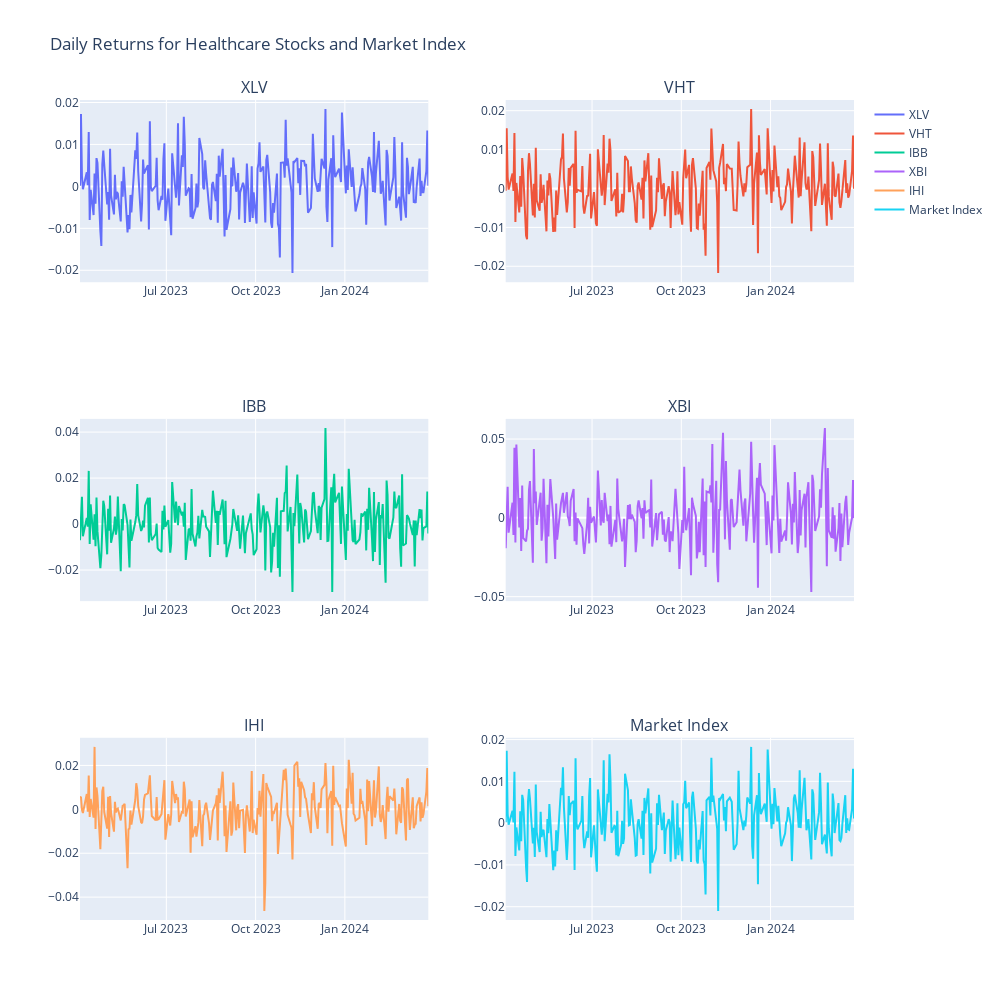

The code cell stored with this chart in its notebook:
### Code cell
# we can now plot the daily returns for all the stocks in sub plots
fig = make_subplots(rows=3, cols=2, subplot_titles=("XLV", "VHT", "IBB", "XBI", "IHI", "Market Index"))

fig.add_scatter(x=xlv_data.index, y=xlv_daily_returns, mode='lines', name='XLV', row=1, col=1)
fig.add_scatter(x=vht_data.index, y=vht_daily_returns, mode='lines', name='VHT', row=1, col=2)
fig.add_scatter(x=ibb_data.index, y=ibb_daily_returns, mode='lines', name='IBB', row=2, col=1)
fig.add_scatter(x=xbi_data.index, y=xbi_daily_returns, mode='lines', name='XBI', row=2, col=2)
fig.add_scatter(x=ihi_data.index, y=ihi_daily_returns, mode='lines', name='IHI', row=3, col=1)

fig.add_scatter(x=market_index_data.index, y=market_index_daily_returns, mode='lines', name='Market Index', row=3, col=2)

fig.update_layout(title_text="Daily Returns for Healthcare Stocks and Market Index", height=1000, width=1000)
fig.show()

### Figure 1 — Plotly figure (JSON) as saved in the notebook; plotly's stock layout.template omitted (floating-point values rounded to 4 significant figures; data arrays with more than 128 entries replaced by an {"elided": "..."} marker saying what was removed)
{"data": [{"mode": "lines", "name": "XLV", "type": "scatter", "x": {"elided": "249 str values"}, "xaxis": "x", "y": {"elided": "248 float values"}, "yaxis": "y"}, {"mode": "lines", "name": "VHT", "type": "scatter", "x": {"elided": "249 str values"}, "xaxis": "x2", "y": {"elided": "248 float values"}, "yaxis": "y2"}, {"mode": "lines", "name": "IBB", "type": "scatter", "x": {"elided": "249 str values"}, "xaxis": "x3", "y": {"elided": "248 float values"}, "yaxis": "y3"}, {"mode": "lines", "name": "XBI", "type": "scatter", "x": {"elided": "249 str values"}, "xaxis": "x4", "y": {"elided": "248 float values"}, "yaxis": "y4"}, {"mode": "lines", "name": "IHI", "type": "scatter", "x": {"elided": "249 str values"}, "xaxis": "x5", "y": {"elided": "248 float values"}, "yaxis": "y5"}, {"mode": "lines", "name": "Market Index", "type": "scatter", "x": {"elided": "249 str values"}, "xaxis": "x6", "y": {"elided": "248 float values"}, "yaxis": "y6"}], "layout": {"annotations": [{"font": {"size": 16}, "showarrow": false, "text": "XLV", "x": 0.225, "xanchor": "center", "xref": "paper", "y": 1, "yanchor": "bottom", "yref": "paper"}, {"font": {"size": 16}, "showarrow": false, "text": "VHT", "x": 0.775, "xanchor": "center", "xref": "paper", "y": 1, "yanchor": "bottom", "yref": "paper"}, {"font": {"size": 16}, "showarrow": false, "text": "IBB", "x": 0.225, "xanchor": "center", "xref": "paper", "y": 0.6111, "yanchor": "bottom", "yref": "paper"}, {"font": {"size": 16}, "showarrow": false, "text": "XBI", "x": 0.775, "xanchor": "center", "xref": "paper", "y": 0.6111, "yanchor": "bottom", "yref": "paper"}, {"font": {"size": 16}, "showarrow": false, "text": "IHI", "x": 0.225, "xanchor": "center", "xref": "paper", "y": 0.2222, "yanchor": "bottom", "yref": "paper"}, {"font": {"size": 16}, "showarrow": false, "text": "Market Index", "x": 0.775, "xanchor": "center", "xref": "paper", "y": 0.2222, "yanchor": "bottom", "yref": "paper"}], "height": 1000, "title": {"text": "Daily Returns for Healthcare Stocks and Market Index"}, "width": 1000, "xaxis": {"anchor": "y", "domain": [0, 0.45]}, "xaxis2": {"anchor": "y2", "domain": [0.55, 1]}, "xaxis3": {"anchor": "y3", "domain": [0, 0.45]}, "xaxis4": {"anchor": "y4", "domain": [0.55, 1]}, "xaxis5": {"anchor": "y5", "domain": [0, 0.45]}, "xaxis6": {"anchor": "y6", "domain": [0.55, 1]}, "yaxis": {"anchor": "x", "domain": [0.7778, 1]}, "yaxis2": {"anchor": "x2", "domain": [0.7778, 1]}, "yaxis3": {"anchor": "x3", "domain": [0.3889, 0.6111]}, "yaxis4": {"anchor": "x4", "domain": [0.3889, 0.6111]}, "yaxis5": {"anchor": "x5", "domain": [0, 0.2222]}, "yaxis6": {"anchor": "x6", "domain": [0, 0.2222]}}}
